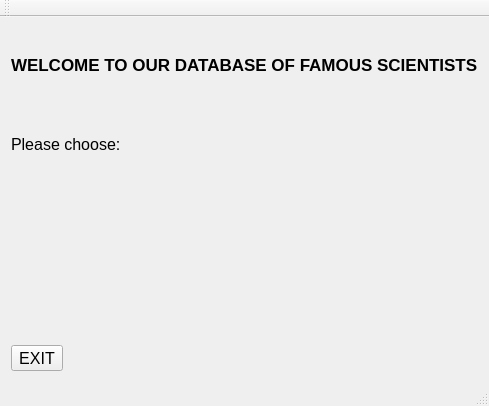
<?xml version="1.0" encoding="UTF-8"?>
<ui version="4.0">
 <class>MainWindow</class>
 <widget class="QMainWindow" name="MainWindow">
  <property name="geometry">
   <rect>
    <x>0</x>
    <y>0</y>
    <width>412</width>
    <height>406</height>
   </rect>
  </property>
  <property name="font">
   <font>
    <pointsize>12</pointsize>
   </font>
  </property>
  <property name="windowTitle">
   <string>Opening Page</string>
  </property>
  <widget class="QWidget" name="centralWidget">
   <layout class="QVBoxLayout" name="verticalLayout">
    <item>
     <widget class="QLabel" name="welcomeLabel">
      <property name="font">
       <font>
        <pointsize>13</pointsize>
        <weight>75</weight>
        <bold>true</bold>
       </font>
      </property>
      <property name="text">
       <string>WELCOME TO OUR DATABASE OF FAMOUS SCIENTISTS</string>
      </property>
     </widget>
    </item>
    <item>
     <widget class="QLabel" name="chooseLabel">
      <property name="text">
       <string>Please choose:</string>
      </property>
     </widget>
    </item>
    <item alignment="Qt::AlignHCenter|Qt::AlignVCenter">
     <widget class="QPushButton" name="pushButtonComputer">
      <property name="maximumSize">
       <size>
        <width>145</width>
        <height>145</height>
       </size>
      </property>
      <property name="cursor">
       <cursorShape>PointingHandCursor</cursorShape>
      </property>
      <property name="text">
       <string/>
      </property>
      <property name="icon">
       <iconset>
        <normaloff>799433350.png</normaloff>
        <normalon>:/icons/799433350.png</normalon>799433350.png</iconset>
      </property>
      <property name="iconSize">
       <size>
        <width>200</width>
        <height>200</height>
       </size>
      </property>
      <property name="flat">
       <bool>true</bool>
      </property>
     </widget>
    </item>
    <item alignment="Qt::AlignHCenter|Qt::AlignVCenter">
     <widget class="QPushButton" name="pushButtonScientist">
      <property name="maximumSize">
       <size>
        <width>16777215</width>
        <height>145</height>
       </size>
      </property>
      <property name="cursor">
       <cursorShape>PointingHandCursor</cursorShape>
      </property>
      <property name="text">
       <string/>
      </property>
      <property name="icon">
       <iconset>
        <normaloff>images.png</normaloff>
        <normalon>:/icons/images.png</normalon>images.png</iconset>
      </property>
      <property name="iconSize">
       <size>
        <width>120</width>
        <height>120</height>
       </size>
      </property>
      <property name="flat">
       <bool>true</bool>
      </property>
     </widget>
    </item>
    <item>
     <widget class="QToolButton" name="exitButton">
      <property name="text">
       <string>EXIT</string>
      </property>
     </widget>
    </item>
   </layout>
  </widget>
  <widget class="QToolBar" name="mainToolBar">
   <attribute name="toolBarArea">
    <enum>TopToolBarArea</enum>
   </attribute>
   <attribute name="toolBarBreak">
    <bool>false</bool>
   </attribute>
  </widget>
  <widget class="QStatusBar" name="statusBar"/>
  <action name="actionScientist">
   <property name="icon">
    <iconset>
     <normaloff>images.png</normaloff>images.png</iconset>
   </property>
   <property name="text">
    <string>Scientist</string>
   </property>
   <property name="toolTip">
    <string>Click here for scientists</string>
   </property>
  </action>
 </widget>
 <layoutdefault spacing="6" margin="11"/>
 <resources/>
 <connections/>
</ui>
